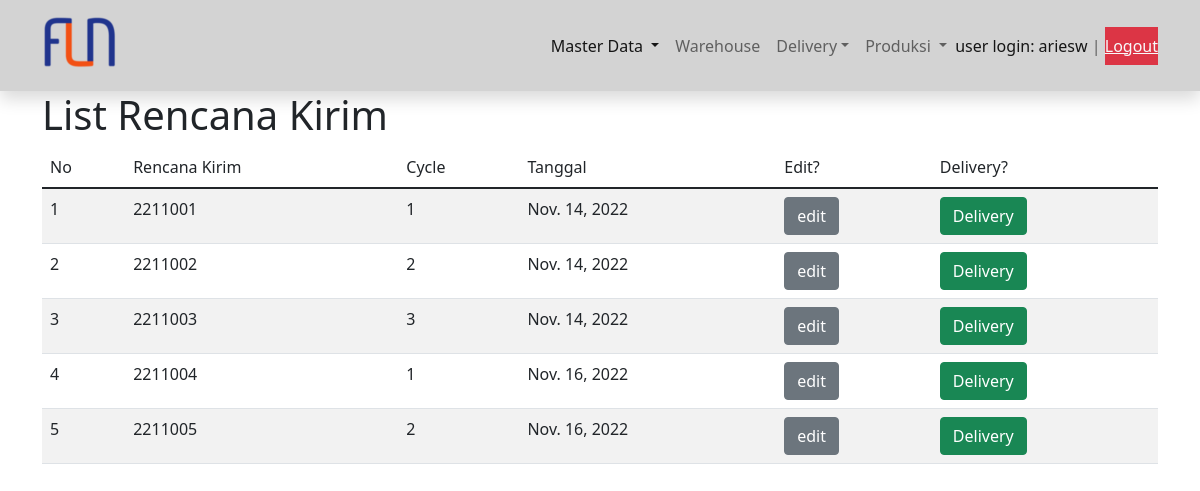
Before: /delivery/ (signed in) with the older database file.
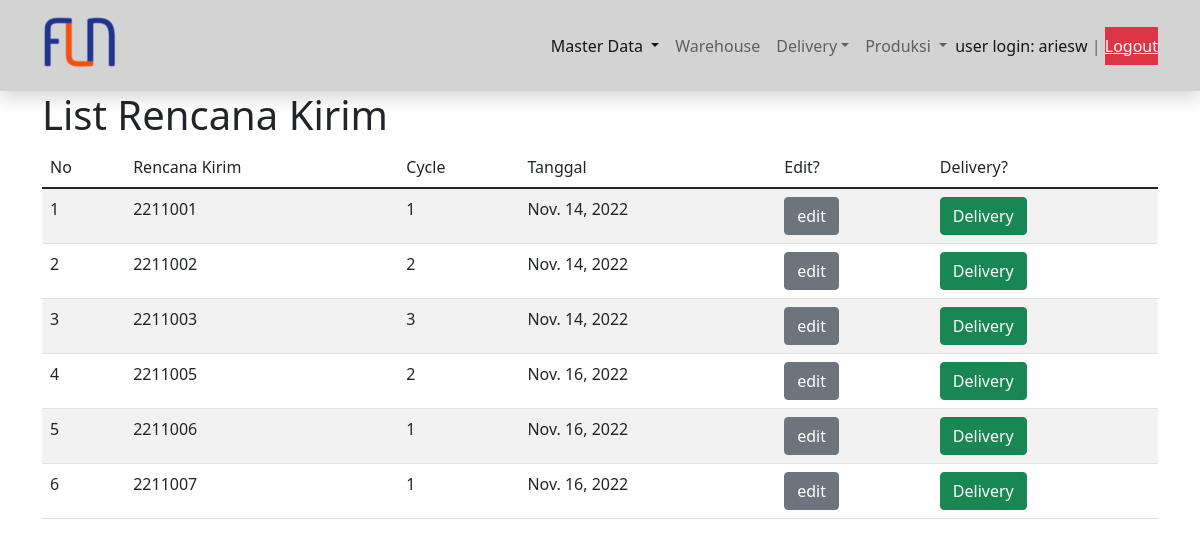
After: the same page with the newer database file.
### scanner/models.py (models this page shows, shortened)
class RencanaKirim(models.Model):
    nomor_sj = models.CharField(max_length=7, unique=True)
    tanggal = models.DateField()
    jam = models.TimeField(null=True, blank=True)
    cycle = models.IntegerField(validators=[MaxValueValidator(20),MinValueValidator(1)])
    class Status(models.TextChoices):
        OPEN = 'Open',_('Open')
        SCANNED = 'Scanned',_('Scanned')
    status = models.CharField(max_length=7, choices=Status.choices, default=Status.OPEN)

### scanner/views.py (the view)
# urls.py: path('delivery/', views.RencanaKirimView.as_view(), name='delivery'),
class RencanaKirimView(LoginRequiredMixin, ListView):
    model = RencanaKirim
    template_name = 'rencanakirim_listview.html'
    queryset = RencanaKirim.objects.filter(status='Open')

### templates/rencanakirim_listview.html (shortened to what this page needs)
{% extends 'base.html' %}
{% load static %}
{% block content %}
<div class="container">
    <h1>List Rencana Kirim</h1>
    <div>
        <table class="table table-striped table-hover">
            <thead>
                <tr>
                    <td>No</td>
                    <td>Rencana Kirim</td>
                    <td>Cycle</td>
                    <td>Tanggal</td>
                    <td>Edit?</td>
                    <td>Delivery?</td>
                </tr>
            </thead>
            <tbody>
                {% for rk in object_list %}
                    <tr>
                        <td>{{ forloop.counter }}</td>
                        <td>{{ rk.nomor_sj }}</td>
                        <td>{{ rk.cycle }}</td>
                        <td>{{ rk.tanggal }}</td>
                        <td><a type="button" href="{% url 'update_rencana_kirim' %}{{ rk.id }}" class="btn btn-secondary">edit</a></td>
                        <td><a type="button" href="{% url 'delivery' %}{{ rk.id }}" class="btn btn-success">Delivery</a> </td>
                    </tr>
                {% endfor %}
            </tbody>
        </table>
    </div>
</div>
{% endblock content %}

Changed rows visible on the page:
no longer on this page (row edited): RencanaKirim: nomor_sj "2211004", cycle "1", tanggal "Nov. 16, 2022"
added RencanaKirim: nomor_sj "2211006", cycle "1", tanggal "Nov. 16, 2022"
added RencanaKirim: nomor_sj "2211007", cycle "1", tanggal "Nov. 16, 2022"
